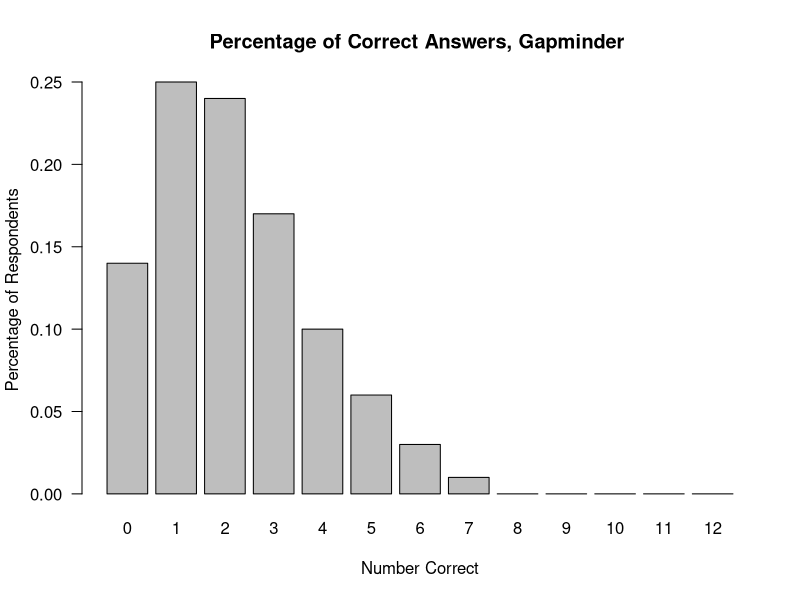
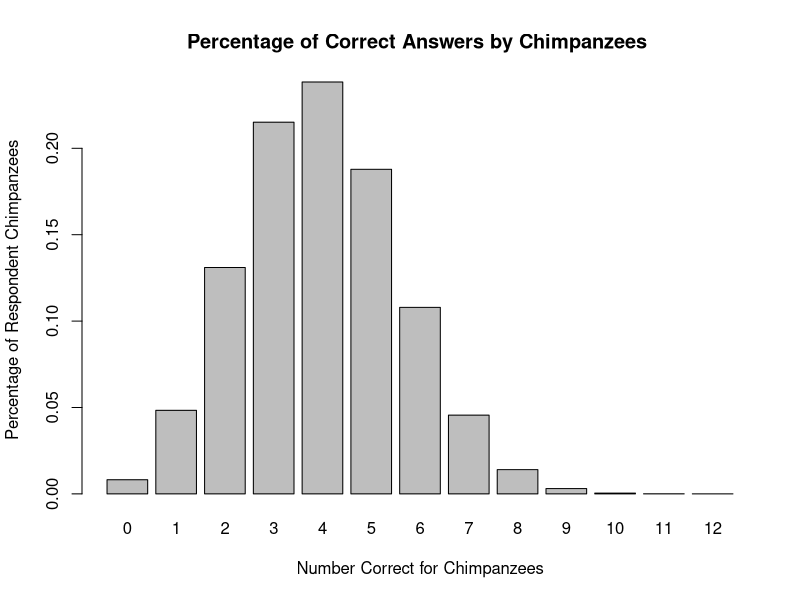
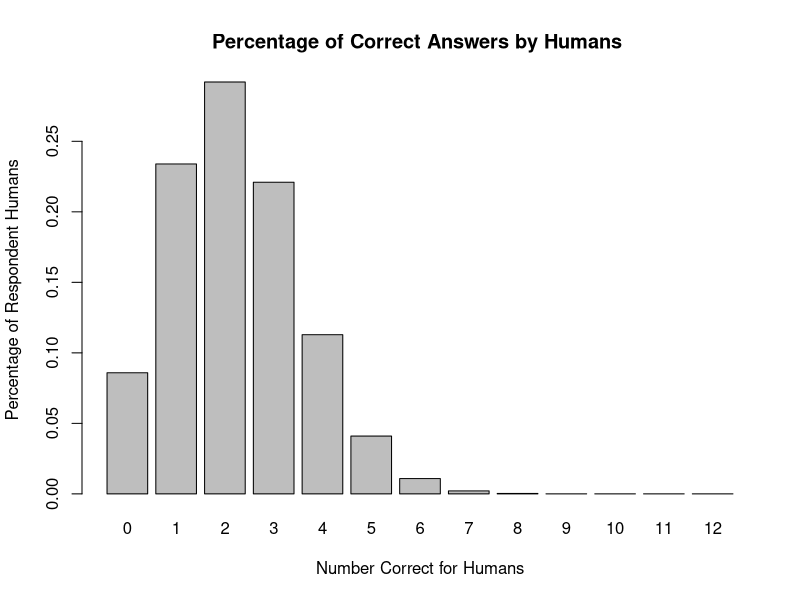
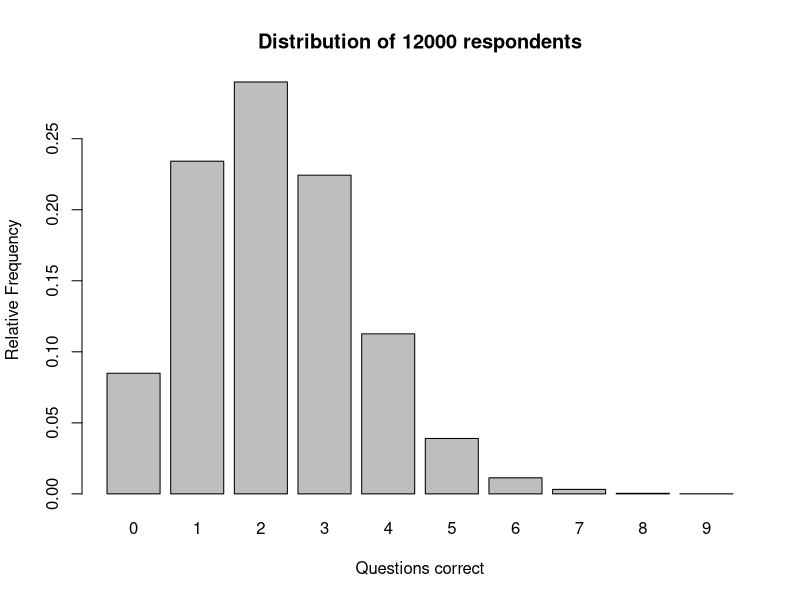

Write R code to recreate these figures, in order.
## ---- chunk 1

gap <- c(14,25,24,17,10,6,3,1,0,0,0,0,0) * 0.01
names(gap) <- seq(0,12) 
barplot(gap, xlab = "Number Correct", 
        ylab = "Percentage of Respondents", 
        main = "Percentage of Correct Answers, Gapminder ",
        las = 1)
## ---- chunk 2
x <- seq(0,12)
db <- dbinom(x= x, size = 12, prob = 0.33)
names(db) <- x
barplot(db, xlab = "Number Correct for Chimpanzees", 
        ylab = "Percentage of Respondent Chimpanzees", 
        main = "Percentage of Correct Answers by Chimpanzees ")
## ---- chunk 3
x <- seq(0,12)
db <- dbinom(x= x, size = 12, prob = 0.185)
names(db) <- x
barplot(db, xlab = "Number Correct for Humans", 
        ylab = "Percentage of Respondent Humans", 
        main = "Percentage of Correct Answers by Humans ")
## ---- chunk 4
prob <- 1 - sum(pbinom(5, 12, 0.185)) #or 
protail <- sum(pbinom(5, 12, 0.185,lower.tail = FALSE))
protail 
prob
## ---- chunk 5
sim <- rbinom(12000, 12, 0.185)
barplot(table(sim)/ length(sim), xlab = "Questions correct", 
        ylab = "Relative Frequency", 
        main = "Distribution of 12000 respondents")
